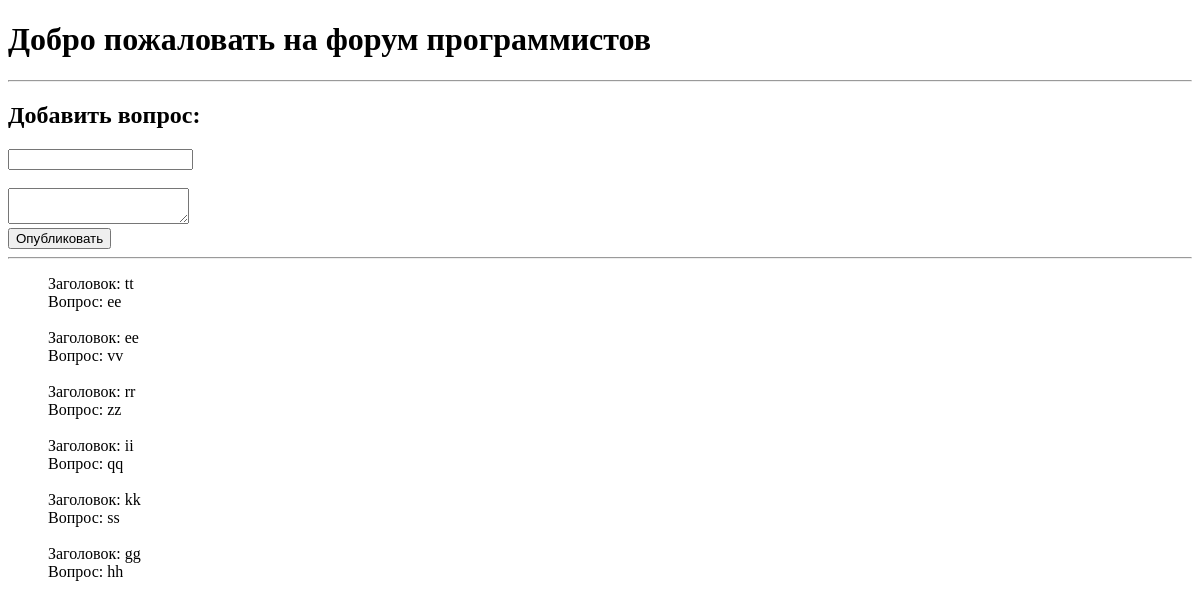
Before: / with the older database file.
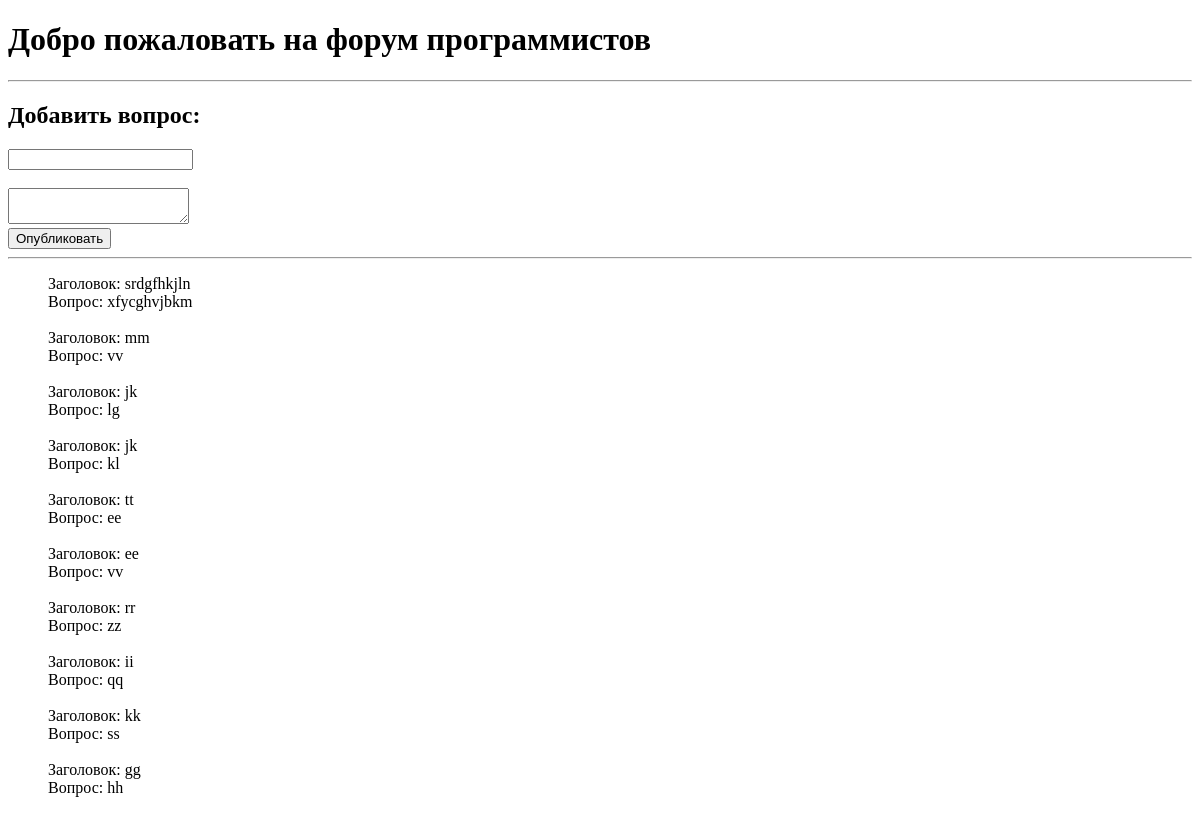
After: the same page with the newer database file.
### tables this page shows
CREATE TABLE problems (problem_id INTEGER PRIMARY KEY AUTOINCREMENT,title TEXT,message TEXT,added_date DATETIME);

### main_page/main.py (the view)
@main_page_bp.route('/')
def main_page():
    problems = get_all_problems_db()
    form = forms.PostProblem()
    return render_template('index.html', problems=problems, form=form)

### main_page/forms.py
class PostProblem(FlaskForm):
    title = StringField('Заголовок', validators=[DataRequired('Напиши заголовок')])
    message = TextAreaField('Проблема', validators=[DataRequired('Опиши проблему')])
    button = SubmitField('Опубликовать')

### database/models.py (called while the page is built)
def get_all_problems_db():
    connection = sqlite3.connect('database/forum.db')
    sql = connection.cursor()
    all_problems = sql.execute('SELECT * FROM problems ORDER BY added_date DESC;').fetchall()
    return all_problems

### templates/index.html (shortened to what this page needs)
<!DOCTYPE html>
<html lang="ru">
<head>
</head>
<body>
<h1>Добро пожаловать на форум программистов</h1>
<hr>
<h2>Добавить вопрос: </h2>
<form action="/add_problem" method="post">
    {{ form.title }}<br><br>
    {{ form.message }}<br>
    {{ form.button }}<br>
</form>
<hr>
<ul>
    {% for problem in problems %}
        Заголовок: {{ problem[1] }}<br>
        Вопрос: {{ problem[2] }}<br><br>
    {% endfor %}
</ul>
</body>
</html>

Changed rows visible on the page:
added problems: title "srdgfhkjln", message "xfycghvjbkm"
added problems: title "mm", message "vv"
added problems: title "jk", message "lg"
added problems: title "jk", message "kl"
